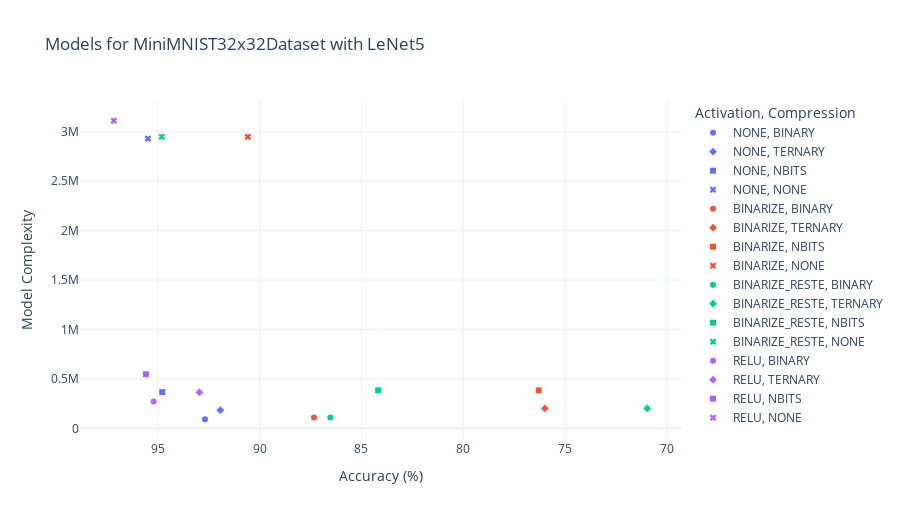
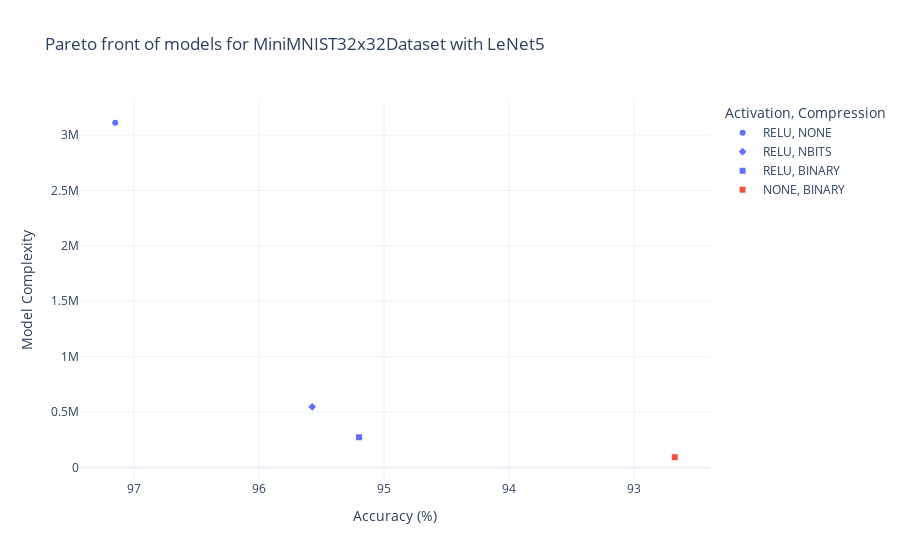

Notebook code cell kept with these figures, in order:
### Code cell
import plotly.express as px

from src.plot2 import make_plots_for_results

models, pareto = make_plots_for_results(
    f"{MiniMNIST32x32Dataset.__name__} with {LeNet5Builder.name}",
    "../../reports/LeNet5",
    "results.csv",
)


models.show()
pareto.show()

### Figure 1 — Plotly figure (JSON) as saved in the notebook; plotly's stock layout.template omitted (floating-point values rounded to 4 significant figures)
{"data": [{"hovertemplate": "Activation=NONE<br>Compression=BINARY<br>Accuracy (%)=%{x}<br>Model Complexity=%{y}<extra></extra>", "legendgroup": "NONE, BINARY", "marker": {"color": "#636efa", "symbol": "circle"}, "mode": "markers", "name": "NONE, BINARY", "orientation": "v", "showlegend": true, "type": "scatter", "x": [92.67], "xaxis": "x", "y": [92000.0], "yaxis": "y"}, {"hovertemplate": "Activation=NONE<br>Compression=TERNARY<br>Accuracy (%)=%{x}<br>Model Complexity=%{y}<extra></extra>", "legendgroup": "NONE, TERNARY", "marker": {"color": "#636efa", "symbol": "diamond"}, "mode": "markers", "name": "NONE, TERNARY", "orientation": "v", "showlegend": true, "type": "scatter", "x": [91.92], "xaxis": "x", "y": [183600.0], "yaxis": "y"}, {"hovertemplate": "Activation=NONE<br>Compression=NBITS<br>Accuracy (%)=%{x}<br>Model Complexity=%{y}<extra></extra>", "legendgroup": "NONE, NBITS", "marker": {"color": "#636efa", "symbol": "square"}, "mode": "markers", "name": "NONE, NBITS", "orientation": "v", "showlegend": true, "type": "scatter", "x": [94.78], "xaxis": "x", "y": [366800.0], "yaxis": "y"}, {"hovertemplate": "Activation=NONE<br>Compression=NONE<br>Accuracy (%)=%{x}<br>Model Complexity=%{y}<extra></extra>", "legendgroup": "NONE, NONE", "marker": {"color": "#636efa", "symbol": "x"}, "mode": "markers", "name": "NONE, NONE", "orientation": "v", "showlegend": true, "type": "scatter", "x": [95.47], "xaxis": "x", "y": [2931000.0], "yaxis": "y"}, {"hovertemplate": "Activation=BINARIZE<br>Compression=BINARY<br>Accuracy (%)=%{x}<br>Model Complexity=%{y}<extra></extra>", "legendgroup": "BINARIZE, BINARY", "marker": {"color": "#EF553B", "symbol": "circle"}, "mode": "markers", "name": "BINARIZE, BINARY", "orientation": "v", "showlegend": true, "type": "scatter", "x": [87.33], "xaxis": "x", "y": [110000.0], "yaxis": "y"}, {"hovertemplate": "Activation=BINARIZE<br>Compression=TERNARY<br>Accuracy (%)=%{x}<br>Model Complexity=%{y}<extra></extra>", "legendgroup": "BINARIZE, TERNARY", "marker": {"color": "#EF553B", "symbol": "diamond"}, "mode": "markers", "name": "BINARIZE, TERNARY", "orientation": "v", "showlegend": true, "type": "scatter", "x": [76.0], "xaxis": "x", "y": [201600.0], "yaxis": "y"}, {"hovertemplate": "Activation=BINARIZE<br>Compression=NBITS<br>Accuracy (%)=%{x}<br>Model Complexity=%{y}<extra></extra>", "legendgroup": "BINARIZE, NBITS", "marker": {"color": "#EF553B", "symbol": "square"}, "mode": "markers", "name": "BINARIZE, NBITS", "orientation": "v", "showlegend": true, "type": "scatter", "x": [76.3], "xaxis": "x", "y": [384800.0], "yaxis": "y"}, {"hovertemplate": "Activation=BINARIZE<br>Compression=NONE<br>Accuracy (%)=%{x}<br>Model Complexity=%{y}<extra></extra>", "legendgroup": "BINARIZE, NONE", "marker": {"color": "#EF553B", "symbol": "x"}, "mode": "markers", "name": "BINARIZE, NONE", "orientation": "v", "showlegend": true, "type": "scatter", "x": [90.58], "xaxis": "x", "y": [2949000.0], "yaxis": "y"}, {"hovertemplate": "Activation=BINARIZE_RESTE<br>Compression=BINARY<br>Accuracy (%)=%{x}<br>Model Complexity=%{y}<extra></extra>", "legendgroup": "BINARIZE_RESTE, BINARY", "marker": {"color": "#00cc96", "symbol": "circle"}, "mode": "markers", "name": "BINARIZE_RESTE, BINARY", "orientation": "v", "showlegend": true, "type": "scatter", "x": [86.53], "xaxis": "x", "y": [110000.0], "yaxis": "y"}, {"hovertemplate": "Activation=BINARIZE_RESTE<br>Compression=TERNARY<br>Accuracy (%)=%{x}<br>Model Complexity=%{y}<extra></extra>", "legendgroup": "BINARIZE_RESTE, TERNARY", "marker": {"color": "#00cc96", "symbol": "diamond"}, "mode": "markers", "name": "BINARIZE_RESTE, TERNARY", "orientation": "v", "showlegend": true, "type": "scatter", "x": [70.97], "xaxis": "x", "y": [201600.0], "yaxis": "y"}, {"hovertemplate": "Activation=BINARIZE_RESTE<br>Compression=NBITS<br>Accuracy (%)=%{x}<br>Model Complexity=%{y}<extra></extra>", "legendgroup": "BINARIZE_RESTE, NBITS", "marker": {"color": "#00cc96", "symbol": "square"}, "mode": "markers", "name": "BINARIZE_RESTE, NBITS", "orientation": "v", "showlegend": true, "type": "scatter", "x": [84.17], "xaxis": "x", "y": [384800.0], "yaxis": "y"}, {"hovertemplate": "Activation=BINARIZE_RESTE<br>Compression=NONE<br>Accuracy (%)=%{x}<br>Model Complexity=%{y}<extra></extra>", "legendgroup": "BINARIZE_RESTE, NONE", "marker": {"color": "#00cc96", "symbol": "x"}, "mode": "markers", "name": "BINARIZE_RESTE, NONE", "orientation": "v", "showlegend": true, "type": "scatter", "x": [94.8], "xaxis": "x", "y": [2949000.0], "yaxis": "y"}, {"hovertemplate": "Activation=RELU<br>Compression=BINARY<br>Accuracy (%)=%{x}<br>Model Complexity=%{y}<extra></extra>", "legendgroup": "RELU, BINARY", "marker": {"color": "#ab63fa", "symbol": "circle"}, "mode": "markers", "name": "RELU, BINARY", "orientation": "v", "showlegend": true, "type": "scatter", "x": [95.2], "xaxis": "x", "y": [272400.0], "yaxis": "y"}, {"hovertemplate": "Activation=RELU<br>Compression=TERNARY<br>Accuracy (%)=%{x}<br>Model Complexity=%{y}<extra></extra>", "legendgroup": "RELU, TERNARY", "marker": {"color": "#ab63fa", "symbol": "diamond"}, "mode": "markers", "name": "RELU, TERNARY", "orientation": "v", "showlegend": true, "type": "scatter", "x": [92.95], "xaxis": "x", "y": [364000.0], "yaxis": "y"}, {"hovertemplate": "Activation=RELU<br>Compression=NBITS<br>Accuracy (%)=%{x}<br>Model Complexity=%{y}<extra></extra>", "legendgroup": "RELU, NBITS", "marker": {"color": "#ab63fa", "symbol": "square"}, "mode": "markers", "name": "RELU, NBITS", "orientation": "v", "showlegend": true, "type": "scatter", "x": [95.58], "xaxis": "x", "y": [547100.0], "yaxis": "y"}, {"hovertemplate": "Activation=RELU<br>Compression=NONE<br>Accuracy (%)=%{x}<br>Model Complexity=%{y}<extra></extra>", "legendgroup": "RELU, NONE", "marker": {"color": "#ab63fa", "symbol": "x"}, "mode": "markers", "name": "RELU, NONE", "orientation": "v", "showlegend": true, "type": "scatter", "x": [97.15], "xaxis": "x", "y": [3111000.0], "yaxis": "y"}], "layout": {"height": 520, "legend": {"title": {"text": "Activation, Compression"}, "tracegroupgap": 0}, "margin": {"autoexpand": true}, "title": {"text": "Models for MiniMNIST32x32Dataset with LeNet5"}, "xaxis": {"anchor": "y", "autorange": "reversed", "domain": [0, 1], "title": {"text": "Accuracy (%)"}}, "yaxis": {"anchor": "x", "domain": [0, 1], "title": {"text": "Model Complexity"}}}}

### Figure 2 — Plotly figure (JSON) as saved in the notebook; plotly's stock layout.template omitted (floating-point values rounded to 4 significant figures)
{"data": [{"hovertemplate": "Activation=RELU<br>Compression=NONE<br>Accuracy (%)=%{x}<br>Model Complexity=%{y}<extra></extra>", "legendgroup": "RELU, NONE", "marker": {"color": "#636efa", "symbol": "circle"}, "mode": "markers", "name": "RELU, NONE", "orientation": "v", "showlegend": true, "type": "scatter", "x": [97.15], "xaxis": "x", "y": [3111000.0], "yaxis": "y"}, {"hovertemplate": "Activation=RELU<br>Compression=NBITS<br>Accuracy (%)=%{x}<br>Model Complexity=%{y}<extra></extra>", "legendgroup": "RELU, NBITS", "marker": {"color": "#636efa", "symbol": "diamond"}, "mode": "markers", "name": "RELU, NBITS", "orientation": "v", "showlegend": true, "type": "scatter", "x": [95.58], "xaxis": "x", "y": [547100.0], "yaxis": "y"}, {"hovertemplate": "Activation=RELU<br>Compression=BINARY<br>Accuracy (%)=%{x}<br>Model Complexity=%{y}<extra></extra>", "legendgroup": "RELU, BINARY", "marker": {"color": "#636efa", "symbol": "square"}, "mode": "markers", "name": "RELU, BINARY", "orientation": "v", "showlegend": true, "type": "scatter", "x": [95.2], "xaxis": "x", "y": [272400.0], "yaxis": "y"}, {"hovertemplate": "Activation=NONE<br>Compression=BINARY<br>Accuracy (%)=%{x}<br>Model Complexity=%{y}<extra></extra>", "legendgroup": "NONE, BINARY", "marker": {"color": "#EF553B", "symbol": "square"}, "mode": "markers", "name": "NONE, BINARY", "orientation": "v", "showlegend": true, "type": "scatter", "x": [92.67], "xaxis": "x", "y": [92000.0], "yaxis": "y"}], "layout": {"legend": {"title": {"text": "Activation, Compression"}, "tracegroupgap": 0}, "margin": {"autoexpand": true}, "title": {"text": "Pareto front of models for MiniMNIST32x32Dataset with LeNet5"}, "xaxis": {"anchor": "y", "autorange": "reversed", "domain": [0, 1], "title": {"text": "Accuracy (%)"}}, "yaxis": {"anchor": "x", "domain": [0, 1], "title": {"text": "Model Complexity"}}}}
